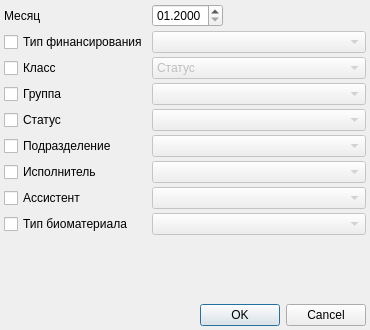
<?xml version="1.0" encoding="UTF-8"?>
<ui version="4.0">
 <class>SetupReportMonthActionsDialog</class>
 <widget class="QDialog" name="SetupReportMonthActionsDialog">
  <property name="geometry">
   <rect>
    <x>0</x>
    <y>0</y>
    <width>370</width>
    <height>330</height>
   </rect>
  </property>
  <property name="windowTitle">
   <string>Dialog</string>
  </property>
  <layout class="QGridLayout" name="gridLayout">
   <property name="margin">
    <number>4</number>
   </property>
   <property name="spacing">
    <number>4</number>
   </property>
   <item row="10" column="0" colspan="3">
    <widget class="QDialogButtonBox" name="buttonBox">
     <property name="orientation">
      <enum>Qt::Horizontal</enum>
     </property>
     <property name="standardButtons">
      <set>QDialogButtonBox::Cancel|QDialogButtonBox::Ok</set>
     </property>
    </widget>
   </item>
   <item row="0" column="0">
    <widget class="QLabel" name="lblDate">
     <property name="sizePolicy">
      <sizepolicy hsizetype="Maximum" vsizetype="Preferred">
       <horstretch>0</horstretch>
       <verstretch>0</verstretch>
      </sizepolicy>
     </property>
     <property name="text">
      <string>Месяц</string>
     </property>
    </widget>
   </item>
   <item row="1" column="1" colspan="2">
    <widget class="CRBComboBox" name="cmbFinance">
     <property name="enabled">
      <bool>false</bool>
     </property>
    </widget>
   </item>
   <item row="1" column="0">
    <widget class="QCheckBox" name="chkFinance">
     <property name="sizePolicy">
      <sizepolicy hsizetype="Maximum" vsizetype="Fixed">
       <horstretch>0</horstretch>
       <verstretch>0</verstretch>
      </sizepolicy>
     </property>
     <property name="text">
      <string>Тип финансирования</string>
     </property>
    </widget>
   </item>
   <item row="2" column="0">
    <widget class="QCheckBox" name="chkClass">
     <property name="sizePolicy">
      <sizepolicy hsizetype="Maximum" vsizetype="Fixed">
       <horstretch>0</horstretch>
       <verstretch>0</verstretch>
      </sizepolicy>
     </property>
     <property name="text">
      <string>Класс</string>
     </property>
    </widget>
   </item>
   <item row="3" column="0">
    <widget class="QCheckBox" name="chkActionTypeGroup">
     <property name="sizePolicy">
      <sizepolicy hsizetype="Maximum" vsizetype="Fixed">
       <horstretch>0</horstretch>
       <verstretch>0</verstretch>
      </sizepolicy>
     </property>
     <property name="text">
      <string>Группа</string>
     </property>
    </widget>
   </item>
   <item row="4" column="0">
    <widget class="QCheckBox" name="chkStatus">
     <property name="sizePolicy">
      <sizepolicy hsizetype="Maximum" vsizetype="Fixed">
       <horstretch>0</horstretch>
       <verstretch>0</verstretch>
      </sizepolicy>
     </property>
     <property name="text">
      <string>Статус</string>
     </property>
    </widget>
   </item>
   <item row="5" column="0">
    <widget class="QCheckBox" name="chkOrgStructure">
     <property name="sizePolicy">
      <sizepolicy hsizetype="Maximum" vsizetype="Fixed">
       <horstretch>0</horstretch>
       <verstretch>0</verstretch>
      </sizepolicy>
     </property>
     <property name="text">
      <string>Подразделение</string>
     </property>
    </widget>
   </item>
   <item row="6" column="0">
    <widget class="QCheckBox" name="chkPerson">
     <property name="sizePolicy">
      <sizepolicy hsizetype="Maximum" vsizetype="Fixed">
       <horstretch>0</horstretch>
       <verstretch>0</verstretch>
      </sizepolicy>
     </property>
     <property name="text">
      <string>Исполнитель</string>
     </property>
    </widget>
   </item>
   <item row="7" column="0">
    <widget class="QCheckBox" name="chkAssistant">
     <property name="sizePolicy">
      <sizepolicy hsizetype="Maximum" vsizetype="Fixed">
       <horstretch>0</horstretch>
       <verstretch>0</verstretch>
      </sizepolicy>
     </property>
     <property name="text">
      <string>Ассистент</string>
     </property>
    </widget>
   </item>
   <item row="2" column="1" colspan="2">
    <widget class="QComboBox" name="cmbClass">
     <property name="enabled">
      <bool>false</bool>
     </property>
     <item>
      <property name="text">
       <string>Статус</string>
      </property>
     </item>
     <item>
      <property name="text">
       <string>Диагностика</string>
      </property>
     </item>
     <item>
      <property name="text">
       <string>Лечение</string>
      </property>
     </item>
     <item>
      <property name="text">
       <string>Прочие мероприятия</string>
      </property>
     </item>
     <item>
      <property name="text">
       <string>Назначено</string>
      </property>
     </item>
    </widget>
   </item>
   <item row="0" column="2">
    <spacer name="horizontalSpacer_2">
     <property name="orientation">
      <enum>Qt::Horizontal</enum>
     </property>
     <property name="sizeHint" stdset="0">
      <size>
       <width>40</width>
       <height>20</height>
      </size>
     </property>
    </spacer>
   </item>
   <item row="3" column="1" colspan="2">
    <widget class="CActionTypeComboBox" name="cmbActionTypeGroup">
     <property name="enabled">
      <bool>false</bool>
     </property>
    </widget>
   </item>
   <item row="4" column="1" colspan="2">
    <widget class="QComboBox" name="cmbStatus">
     <property name="enabled">
      <bool>false</bool>
     </property>
    </widget>
   </item>
   <item row="5" column="1" colspan="2">
    <widget class="COrgStructureComboBox" name="cmbOrgStructure">
     <property name="enabled">
      <bool>false</bool>
     </property>
    </widget>
   </item>
   <item row="6" column="1" colspan="2">
    <widget class="CPersonComboBoxEx" name="cmbPerson">
     <property name="enabled">
      <bool>false</bool>
     </property>
    </widget>
   </item>
   <item row="7" column="1" colspan="2">
    <widget class="CPersonComboBoxEx" name="cmbAssistant">
     <property name="enabled">
      <bool>false</bool>
     </property>
    </widget>
   </item>
   <item row="0" column="1">
    <widget class="QDateEdit" name="edtDate">
     <property name="displayFormat">
      <string>MM.yyyy</string>
     </property>
     <property name="currentSectionIndex">
      <number>0</number>
     </property>
    </widget>
   </item>
   <item row="8" column="0">
    <widget class="QCheckBox" name="chkTissueType">
     <property name="text">
      <string>Тип биоматериала</string>
     </property>
    </widget>
   </item>
   <item row="8" column="1" colspan="2">
    <widget class="CRBComboBox" name="cmbTissueType">
     <property name="enabled">
      <bool>false</bool>
     </property>
    </widget>
   </item>
   <item row="9" column="0">
    <spacer name="verticalSpacer">
     <property name="orientation">
      <enum>Qt::Vertical</enum>
     </property>
     <property name="sizeHint" stdset="0">
      <size>
       <width>20</width>
       <height>40</height>
      </size>
     </property>
    </spacer>
   </item>
  </layout>
 </widget>
 <customwidgets>
  <customwidget>
   <class>CPersonComboBoxEx</class>
   <extends>QComboBox</extends>
   <header>Orgs/PersonComboBoxEx.h</header>
  </customwidget>
  <customwidget>
   <class>CRBComboBox</class>
   <extends>QComboBox</extends>
   <header>library/crbcombobox.h</header>
  </customwidget>
  <customwidget>
   <class>CActionTypeComboBox</class>
   <extends>QComboBox</extends>
   <header>Events/ActionTypeComboBox.h</header>
  </customwidget>
  <customwidget>
   <class>COrgStructureComboBox</class>
   <extends>QComboBox</extends>
   <header>Orgs/OrgStructComboBoxes</header>
  </customwidget>
 </customwidgets>
 <tabstops>
  <tabstop>edtDate</tabstop>
  <tabstop>chkFinance</tabstop>
  <tabstop>cmbFinance</tabstop>
  <tabstop>chkClass</tabstop>
  <tabstop>cmbClass</tabstop>
  <tabstop>chkActionTypeGroup</tabstop>
  <tabstop>cmbActionTypeGroup</tabstop>
  <tabstop>chkStatus</tabstop>
  <tabstop>cmbStatus</tabstop>
  <tabstop>chkOrgStructure</tabstop>
  <tabstop>cmbOrgStructure</tabstop>
  <tabstop>chkPerson</tabstop>
  <tabstop>cmbPerson</tabstop>
  <tabstop>chkAssistant</tabstop>
  <tabstop>cmbAssistant</tabstop>
  <tabstop>chkTissueType</tabstop>
  <tabstop>cmbTissueType</tabstop>
  <tabstop>buttonBox</tabstop>
 </tabstops>
 <resources/>
 <connections>
  <connection>
   <sender>buttonBox</sender>
   <signal>accepted()</signal>
   <receiver>SetupReportMonthActionsDialog</receiver>
   <slot>accept()</slot>
   <hints>
    <hint type="sourcelabel">
     <x>363</x>
     <y>317</y>
    </hint>
    <hint type="destinationlabel">
     <x>157</x>
     <y>274</y>
    </hint>
   </hints>
  </connection>
  <connection>
   <sender>buttonBox</sender>
   <signal>rejected()</signal>
   <receiver>SetupReportMonthActionsDialog</receiver>
   <slot>reject()</slot>
   <hints>
    <hint type="sourcelabel">
     <x>363</x>
     <y>317</y>
    </hint>
    <hint type="destinationlabel">
     <x>286</x>
     <y>274</y>
    </hint>
   </hints>
  </connection>
  <connection>
   <sender>chkFinance</sender>
   <signal>clicked(bool)</signal>
   <receiver>cmbFinance</receiver>
   <slot>setEnabled(bool)</slot>
   <hints>
    <hint type="sourcelabel">
     <x>120</x>
     <y>51</y>
    </hint>
    <hint type="destinationlabel">
     <x>185</x>
     <y>48</y>
    </hint>
   </hints>
  </connection>
  <connection>
   <sender>chkClass</sender>
   <signal>clicked(bool)</signal>
   <receiver>cmbClass</receiver>
   <slot>setEnabled(bool)</slot>
   <hints>
    <hint type="sourcelabel">
     <x>49</x>
     <y>79</y>
    </hint>
    <hint type="destinationlabel">
     <x>187</x>
     <y>81</y>
    </hint>
   </hints>
  </connection>
  <connection>
   <sender>chkActionTypeGroup</sender>
   <signal>clicked(bool)</signal>
   <receiver>cmbActionTypeGroup</receiver>
   <slot>setEnabled(bool)</slot>
   <hints>
    <hint type="sourcelabel">
     <x>55</x>
     <y>112</y>
    </hint>
    <hint type="destinationlabel">
     <x>181</x>
     <y>111</y>
    </hint>
   </hints>
  </connection>
  <connection>
   <sender>chkStatus</sender>
   <signal>clicked(bool)</signal>
   <receiver>cmbStatus</receiver>
   <slot>setEnabled(bool)</slot>
   <hints>
    <hint type="sourcelabel">
     <x>57</x>
     <y>147</y>
    </hint>
    <hint type="destinationlabel">
     <x>193</x>
     <y>153</y>
    </hint>
   </hints>
  </connection>
  <connection>
   <sender>chkOrgStructure</sender>
   <signal>clicked(bool)</signal>
   <receiver>cmbOrgStructure</receiver>
   <slot>setEnabled(bool)</slot>
   <hints>
    <hint type="sourcelabel">
     <x>89</x>
     <y>179</y>
    </hint>
    <hint type="destinationlabel">
     <x>182</x>
     <y>179</y>
    </hint>
   </hints>
  </connection>
  <connection>
   <sender>chkPerson</sender>
   <signal>clicked(bool)</signal>
   <receiver>cmbPerson</receiver>
   <slot>setEnabled(bool)</slot>
   <hints>
    <hint type="sourcelabel">
     <x>49</x>
     <y>213</y>
    </hint>
    <hint type="destinationlabel">
     <x>176</x>
     <y>214</y>
    </hint>
   </hints>
  </connection>
  <connection>
   <sender>chkAssistant</sender>
   <signal>clicked(bool)</signal>
   <receiver>cmbAssistant</receiver>
   <slot>setEnabled(bool)</slot>
   <hints>
    <hint type="sourcelabel">
     <x>65</x>
     <y>243</y>
    </hint>
    <hint type="destinationlabel">
     <x>200</x>
     <y>244</y>
    </hint>
   </hints>
  </connection>
  <connection>
   <sender>chkTissueType</sender>
   <signal>clicked(bool)</signal>
   <receiver>cmbTissueType</receiver>
   <slot>setEnabled(bool)</slot>
   <hints>
    <hint type="sourcelabel">
     <x>49</x>
     <y>273</y>
    </hint>
    <hint type="destinationlabel">
     <x>198</x>
     <y>264</y>
    </hint>
   </hints>
  </connection>
 </connections>
</ui>
